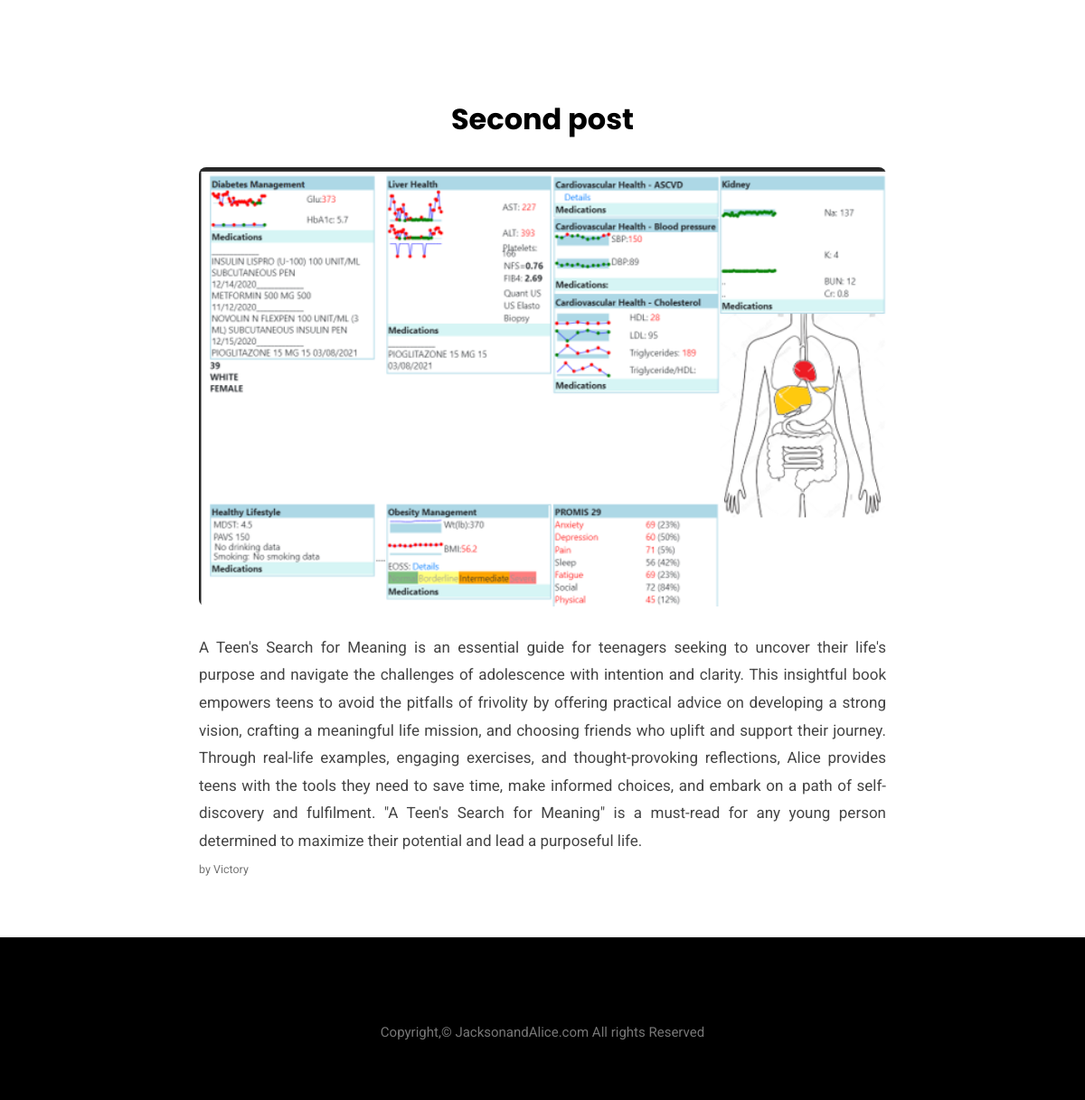
The app's page /5/ with its own data.
### myblog/models.py (models this page shows, shortened)
class BlogPost(models.Model):
    title = models.CharField(max_length=200)
    content = models.TextField()
    author = models.CharField(max_length=100)
    created_at = models.DateTimeField(auto_now_add=True)
    updated_at = models.DateTimeField(auto_now=True)
    image = models.ImageField(upload_to='static/img', blank=True, null=True)

### myblog/views.py (the view)
# urls.py: path('<int:pk>/', views.blog_detail, name='blog_detail'),
def blog_detail(request, pk):
    post = get_object_or_404(BlogPost, pk=pk)
    return render(request, 'single.html', {'post': post})

### myblog/templates/single.html (shortened to what this page needs)
<!DOCTYPE html>
<html lang="en">
<head>
{% load static %}
<link rel="stylesheet" type="text/css" href=" {% static 'css/plugins.css' %}" />
<link rel="stylesheet" type="text/css" href="{% static 'css/style.css' %}" />
</head>
<body>
<div class="waxon_tm_all_wrap" data-magic-cursor="show">
<div class="waxon_tm_blog_detail" id="blog_detail">
	<div class="container">
	  <div class="blog_post_wrapper">
		<h2 class="post-title">{{ post.title }}</h2>
		{% if post.image %}
		<div class="post-image">
		  <img src="{{ post.image.url }}" alt="{{ post.title }}">
		</div>
		{% endif %}
		<div class="post-content">
		  <p>{{ post.content|linebreaks }}</p>
		</div>
		<small>by {{ post.author }}</small>
	  </div>
	</div>
  </div>
	<div class="waxon_tm_copyright">
		<div class="container" style="text-align: center;">
			<p>Copyright,&copy; JacksonandAlice.com All rights Reserved</p>
		</div>
	</div>
</div>
</body>
</html>

### static/css/style.css (style rules this page uses)
:root { --main-color: #000; }
html { overflow-x: hidden; padding: 0px; margin: 0px }
body { font-family: "Roboto"; font-size: 15px; line-height: 30px; letter-spacing: 0px; word-wrap: break-word; font-weight: 400; background-color: #fff; color: #767676; }
::placeholder { color: #6f6f6f; }
h1, h2, h3, h4, h5, h6 { font-weight:500; line-height: 1.4; font-family: "Poppins"; color: #000; }
.container { max-width: 1400px; width:100%; margin-left: auto; margin-right: auto; height:auto; padding:0px 40px; position:relative; clear:both; -webkit-box-sizing: border-box; -moz-box-sizing: border-box; box-sizing: border-box; }
.waxon_tm_all_wrap { width: 100%; height: auto; clear: both; float: left; position: relative; overflow: hidden; }
.waxon_tm_all_wrap, .waxon_tm_all_wrap * { -webkit-box-sizing: border-box; -moz-box-sizing: border-box; box-sizing: border-box; }
.waxon_tm_copyright { width: 100%; height: auto; clear: both; float: left; background-color: #000; padding: 90px 0px 60px 0px; }
@media (max-width: 1600px) { .container { max-width: 1120px; } }
.waxon_tm_blog_detail { padding: 60px 0; background: #fff; }
.blog_post_wrapper { max-width: 800px; margin: 0 auto; padding: 0 20px; }
.post-title { font-size: 32px; font-weight: bold; margin-bottom: 30px; text-align: center; padding-top: 50px; }
.post-image img { width: 100%; height: auto; border-radius: 8px; margin-bottom: 30px; }
.post-content { font-size: 17px; color: #444; line-height: 1.8; text-align: justify; }

### records on screen
BlogPost: title "Second post", image (picture), content "A Teen's Search for Meaning is an essential guide for teenagers seeking to uncover their life's purpose and navigate the challenges of adolescence with intention and clarity. This insightful book empowers teens to avoid the pitfalls of frivolity by offering practical advice on developing a strong vision, crafting a meaningful life mission, and choosing friends who uplift and support their journey. Through real-life examples, engaging exercises, and thought-provoking reflections, Alice provides teens with the tools they need to save time, make informed choices, and embark on a path of self-discovery and fulfilment. \"A Teen's Search for Meaning\" is a must-read for any young person determined…", author "Victory"
